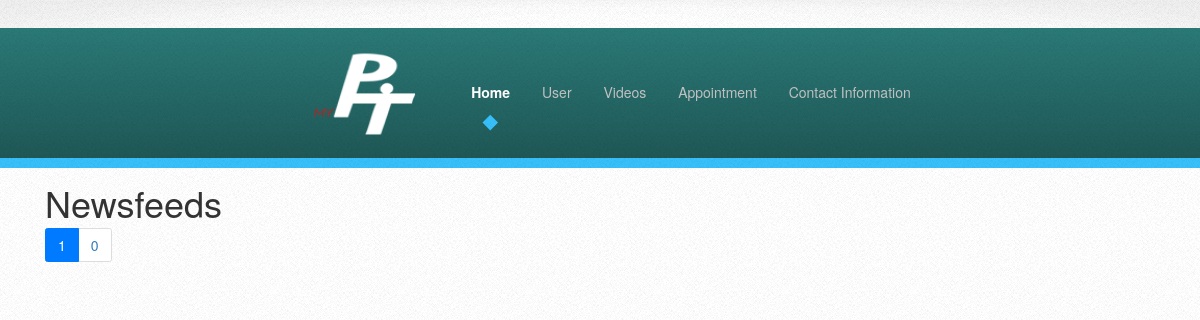
/user/index.php, run on an earlier commit of the app's database.
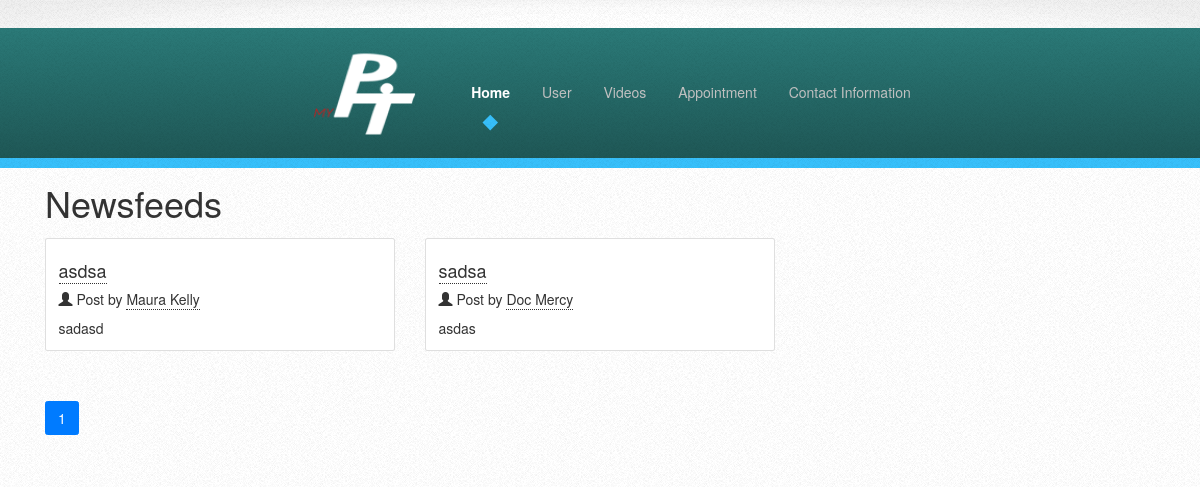
And on a later commit of the database.
### tables this page shows
CREATE TABLE `article` (
  `Article_ID` int(10) UNSIGNED NOT NULL,
  `Therapist_ID` varchar(20) NOT NULL,
  `Article_Title` varchar(50) NOT NULL,
  `Article` text NOT NULL,
  `TimePublished` datetime NOT NULL
);

CREATE TABLE `therapist_account` (
  `Therapist_ID` varchar(20) NOT NULL,
  `Password` varchar(20) NOT NULL,
  `First_Name` varchar(50) NOT NULL,
  `Last_Name` varchar(50) NOT NULL,
  `License_Id` varchar(20) NOT NULL,
  `isValidated` tinyint(1) NOT NULL,
  `License_Type` varchar(20) NOT NULL,
  `Profile_Picture` longblob NOT NULL,
  `Contact_Number` varchar(20) NOT NULL,
  `Email` varchar(50) NOT NULL,
  `Description` text NOT NULL
);

### user/DatabaseConnectorClass.php (called while the page is built, shortened)
<?php
Class DababaseConnector
{
    var $host = 'localhost';
    var $username = 'id5592625_gregariousxx18';
    var $password = 'Havanaunana';
    var $dbname = 'id5592625_myphysicaltherapist';
    var $query;
    function setQuery ($var)
    {
        $this->query = $var;
    }
    function getConnection ()
    {
        $conn = @mysqli_connect($this->host, $this->username, $this->password, $this->dbname);
        if (!$conn) {
            die("Connection failed" . mysqli_connect_error());
        } else {
            return $conn;
        }
    }
    function executeSelectQuery ()
    {
        $conn = $this->getConnection();
        if (!$conn) {
            $conn->close();
            die("Connection failed" . mysqli_connect_error());
        } else {
            $response = @mysqli_query($conn, $this->query);
            return $response;
        }
    }
}
?>

### user/index.php (the view, shortened to what this page needs)
<?php
include "DatabaseConnectorClass.php";
$dbConn = new DababaseConnector();
$itemperpage = 15;
$sql = 'SELECT COUNT(*) as `total` FROM article a INNER JOIN therapist_account b WHERE a.Therapist_ID = b.Therapist_ID AND b.isValidated = 1';
$dbConn->setQuery($sql);
$totalRecords = $dbConn->executeSelectQuery();
while ($row = @mysqli_fetch_array($totalRecords)) {
    $totalRecords = $row['total'];
}
$totalPages = ceil($totalRecords / $itemperpage);
$pageCntentRange1 = ($_GET['page'] - 1) * $itemperpage;
$pageCntentRange2 = $_GET['page'] * $itemperpage;
$sql = 'SELECT a.Therapist_ID,a.Article_ID,a.Article_Title,
SUBSTRING( a.Article,1,300) as Article,b.First_Name,b.Last_Name FROM article a
 INNER JOIN therapist_account b WHERE a.Therapist_ID = b.Therapist_ID AND b.isValidated = 1 AND Article_ID >= ' . $pageCntentRange1 . ' AND Article_ID < ' . $pageCntentRange2 . ' ORDER BY a.Article_ID DESC ';
$dbConn->setQuery($sql);
$result = $dbConn->executeSelectQuery();
?>
<!DOCTYPE HTML>
<html>
<head>
    <link rel="stylesheet" href="assets/css/main.css"/>
    <link href="vendor/bootstrap/css/bootstrap.min.css" rel="stylesheet">
    <link href="assets/css/3-col-portfolio.css" rel="stylesheet">
    <link rel="stylesheet" href="https://maxcdn.bootstrapcdn.com/bootstrap/3.3.7/css/bootstrap.min.css">
</head>
<body>
<div id="page-wrapper">
    <div id="header">
        <nav id="nav">
            <ul>
                <li><a href="index.php"><img src="images/MyPtLogo.png" width="150" height="90"></a></li>
                <li class="current"><a href="index.php">Home</a></li>
                <li>
                    <a href="videos.php">User</a>
                </li>
                <li>
                    <a href="#">Videos</a>
                </li>
                <li>
                    <a href="#">Appointment</a>
                </li>
                <li><a href="contactinfo.php">Contact Information</a></li>
            </ul>
        </nav>
    </div>
</div>
<div class="container">
    <h1 class="my-4">Newsfeeds</h1>
    <div class="row">
        <?php while ($row = @mysqli_fetch_array($result)) { ?>
            <div class="col-lg-4 col-sm-6 portfolio-item">
                <div class="card h-100">
                    <div class="card-body">
                        <h4 class="card-title">
                            <a onclick="document.getElementById('article<?php echo $row['Article_ID'] ?>' ).submit();"><?php echo $row['Article_Title'] ?></a>
                        </h4>
                        <h5><span class="glyphicon glyphicon-user">
                    </span> Post by <a
                                    onclick="document.getElementById('therapist<?php echo $row['Therapist_ID'] ?>' ).submit();"><?php echo $row['First_Name'] . '  ' . $row['Last_Name'] ?></a>
                        </h5>
                        <p class="card-text">
                            <?php echo $row['Article'] ?>
                        </p>
                    </div>
                </div>
            </div>
        <?php } ?>
    </div>
    <ul class="pagination justify-content-center">
        <?php
        foreach (range(1, $totalPages) as $page) {
            if ($page == $_GET['page']) {
                echo '<li class="page-item active">';
                echo '<a class="page-link" href="?page=' . $page . '">' . $page . '</a>';
                echo '</li>';
            } else if ($page == 1 || $page == $totalPages || ($page >= $_GET['page'] - 2 && $page <= $_GET['page'] + 2)) {
                echo '   <li class="page-item ">
            <a class="page-link" href="?page=' . $page . '">' . $page . '</a>
        </li>';
            }
        }
        ?>
    </ul>
</div>
</body>
</html>

### user/assets/css/3-col-portfolio.css (style rules this page uses)
.portfolio-item { margin-bottom: 30px; }
.pagination { margin-bottom: 30px; }

What changed in the data, as far as the page shows it:
added article: Article_Title "asdsa", Therapist_ID.First_Name "Maura", Therapist_ID.Last_Name "Kelly", Article "sadasd"
added article: Article_Title "sadsa", Therapist_ID.First_Name "Doc", Therapist_ID.Last_Name "Mercy", Article "asdas"
Also different on the page:
list line gone: "0"
